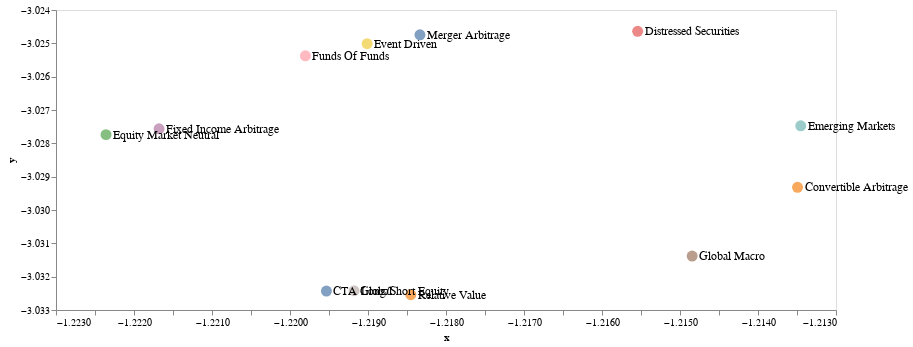

Source (notebook cell):
### Markdown cell above
Additionally, we can use t-SNE (t-distributed Stochastic Neighbor Embedding), a dimensionality reduction technique to cluster funds based on their return performance to see which funds are more similar to one another. This also provides an assessment on whether each fund's strategy is in line with its intended objective relative to other fund's strategy.

### Code cell
t_sne(clean_funds(raw_hedge_funds))

### Figure 1 — Vega-Lite specification as saved in the notebook (floating-point values rounded to 4 significant figures)
{"config": {"view": {"continuousWidth": 400, "continuousHeight": 300}}, "layer": [{"mark": {"type": "point", "filled": true, "size": 120}, "encoding": {"color": {"field": "fund", "legend": null, "type": "nominal"}, "x": {"axis": {"grid": false}, "field": "x", "scale": {"domain": [-1.222, -1.213]}, "type": "quantitative"}, "y": {"axis": {"grid": false}, "field": "y", "scale": {"domain": [-3.033, -3.025]}, "type": "quantitative"}}}, {"mark": {"type": "text", "align": "left", "baseline": "middle", "dx": 7, "fontSize": 12}, "encoding": {"text": {"field": "fund", "type": "nominal"}, "x": {"field": "x", "type": "quantitative"}, "y": {"field": "y", "type": "quantitative"}}}], "data": {"name": "data-c6b2ce014628d9b617884e1c449de17e"}, "height": 300, "width": 780, "$schema": "https://vega.github.io/schema/vega-lite/v4.17.0.json", "datasets": {"data-c6b2ce014628d9b617884e1c449de17e": [{"fund": "CTA Global", "x": -1.22, "y": -3.032}, {"fund": "Convertible Arbitrage", "x": -1.213, "y": -3.029}, {"fund": "Distressed Securities", "x": -1.216, "y": -3.025}, {"fund": "Emerging Markets", "x": -1.213, "y": -3.027}, {"fund": "Equity Market Neutral", "x": -1.222, "y": -3.028}, {"fund": "Event Driven", "x": -1.219, "y": -3.025}, {"fund": "Fixed Income Arbitrage", "x": -1.222, "y": -3.028}, {"fund": "Funds Of Funds", "x": -1.22, "y": -3.025}, {"fund": "Global Macro", "x": -1.215, "y": -3.031}, {"fund": "Long/Short Equity", "x": -1.219, "y": -3.032}, {"fund": "Merger Arbitrage", "x": -1.218, "y": -3.025}, {"fund": "Relative Value", "x": -1.218, "y": -3.033}]}}
